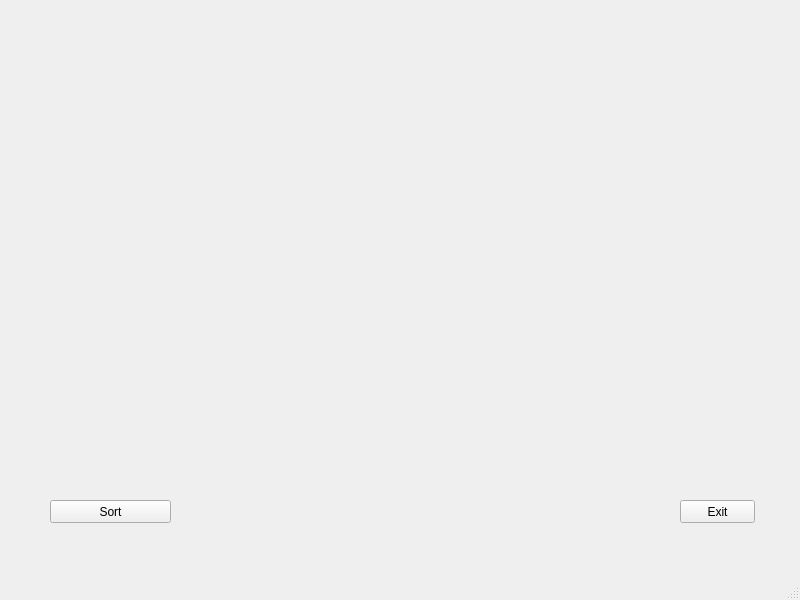
<?xml version="1.0" encoding="UTF-8"?>
<ui version="4.0">
 <class>MainWindow</class>
 <widget class="QMainWindow" name="MainWindow">
  <property name="geometry">
   <rect>
    <x>0</x>
    <y>0</y>
    <width>800</width>
    <height>600</height>
   </rect>
  </property>
  <property name="windowTitle">
   <string>MainWindow</string>
  </property>
  <widget class="QWidget" name="centralwidget">
   <widget class="QPushButton" name="pushButton_2">
    <property name="geometry">
     <rect>
      <x>50</x>
      <y>500</y>
      <width>121</width>
      <height>23</height>
     </rect>
    </property>
    <property name="text">
     <string>Sort</string>
    </property>
   </widget>
   <widget class="QWidget" name="gridLayoutWidget">
    <property name="geometry">
     <rect>
      <x>50</x>
      <y>40</y>
      <width>701</width>
      <height>431</height>
     </rect>
    </property>
    <layout class="QGridLayout" name="gridLayout"/>
   </widget>
   <widget class="QPushButton" name="pushButton">
    <property name="geometry">
     <rect>
      <x>680</x>
      <y>500</y>
      <width>75</width>
      <height>23</height>
     </rect>
    </property>
    <property name="text">
     <string>Exit</string>
    </property>
   </widget>
  </widget>
  <widget class="QMenuBar" name="menubar">
   <property name="geometry">
    <rect>
     <x>0</x>
     <y>0</y>
     <width>800</width>
     <height>21</height>
    </rect>
   </property>
  </widget>
  <widget class="QStatusBar" name="statusbar"/>
 </widget>
 <resources/>
 <connections/>
</ui>
